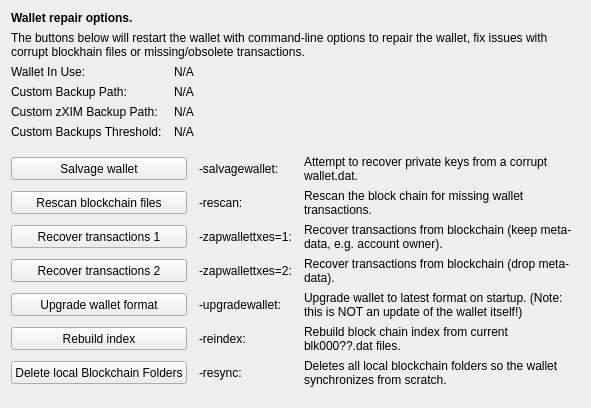
     <widget class="QWidget" name="tab_repair">
      <attribute name="title">
       <string>&amp;Wallet Repair</string>
      </attribute>
      <layout class="QGridLayout" name="gridLayout_4" columnstretch="0,0,0,0">
       <property name="horizontalSpacing">
        <number>12</number>
       </property>
       <item row="0" column="0" colspan="4">
        <widget class="QLabel" name="label_repair_header">
         <property name="font">
          <font>
           <weight>75</weight>
           <bold>true</bold>
          </font>
         </property>
         <property name="text">
          <string>Wallet repair options.</string>
         </property>
        </widget>
       </item>
       <item row="1" column="0" colspan="4">
        <widget class="QLabel" name="label_repair_helptext">
         <property name="font">
          <font>
           <weight>50</weight>
           <bold>false</bold>
          </font>
         </property>
         <property name="text">
          <string>The buttons below will restart the wallet with command-line options to repair the wallet, fix issues with corrupt blockhain files or missing/obsolete transactions.</string>
         </property>
         <property name="wordWrap">
          <bool>true</bool>
         </property>
        </widget>
       </item>
       <item row="2" column="0">
        <widget class="QLabel" name="wallet_path_label">
         <property name="text">
          <string>Wallet In Use:</string>
         </property>
        </widget>
       </item>
       <item row="2" column="1" colspan="3">
        <widget class="QLabel" name="wallet_path">
         <property name="cursor">
          <cursorShape>IBeamCursor</cursorShape>
         </property>
         <property name="text">
          <string>N/A</string>
         </property>
         <property name="textFormat">
          <enum>Qt::PlainText</enum>
         </property>
         <property name="textInteractionFlags">
          <set>Qt::LinksAccessibleByMouse|Qt::TextSelectableByKeyboard|Qt::TextSelectableByMouse</set>
         </property>
        </widget>
       </item>
       <item row="3" column="0">
        <widget class="QLabel" name="wallet_custombackuppath_label">
         <property name="text">
          <string>Custom Backup Path:</string>
         </property>
         <property name="visible">
          <bool>false</bool>
         </property>
        </widget>
       </item>
       <item row="3" column="1" colspan="3">
        <widget class="QLabel" name="wallet_custombackuppath">
         <property name="cursor">
          <cursorShape>IBeamCursor</cursorShape>
         </property>
         <property name="text">
          <string>N/A</string>
         </property>
         <property name="textFormat">
          <enum>Qt::PlainText</enum>
         </property>
         <property name="textInteractionFlags">
          <set>Qt::LinksAccessibleByMouse|Qt::TextSelectableByKeyboard|Qt::TextSelectableByMouse</set>
         </property>
         <property name="visible">
          <bool>false</bool>
         </property>
        </widget>
       </item>
       <item row="4" column="0">
        <widget class="QLabel" name="wallet_customzpivbackuppath_label">
         <property name="text">
          <string>Custom zXIM Backup Path:</string>
         </property>
         <property name="visible">
          <bool>false</bool>
         </property>
        </widget>
       </item>
       <item row="4" column="1" colspan="3">
        <widget class="QLabel" name="wallet_customzpivbackuppath">
         <property name="cursor">
          <cursorShape>IBeamCursor</cursorShape>
         </property>
         <property name="text">
          <string>N/A</string>
         </property>
         <property name="textFormat">
          <enum>Qt::PlainText</enum>
         </property>
         <property name="textInteractionFlags">
          <set>Qt::LinksAccessibleByMouse|Qt::TextSelectableByKeyboard|Qt::TextSelectableByMouse</set>
         </property>
         <property name="visible">
          <bool>false</bool>
         </property>
        </widget>
       </item>
       <item row="5" column="0">
        <widget class="QLabel" name="wallet_custombackupthreshold_label">
         <property name="text">
          <string>Custom Backups Threshold:</string>
         </property>
         <property name="visible">
          <bool>false</bool>
         </property>
        </widget>
       </item>
       <item row="5" column="1" colspan="3">
        <widget class="QLabel" name="wallet_custombackupthreshold">
         <property name="cursor">
          <cursorShape>IBeamCursor</cursorShape>
         </property>
         <property name="text">
          <string>N/A</string>
         </property>
         <property name="textFormat">
          <enum>Qt::PlainText</enum>
         </property>
         <property name="textInteractionFlags">
          <set>Qt::LinksAccessibleByMouse|Qt::TextSelectableByKeyboard|Qt::TextSelectableByMouse</set>
         </property>
         <property name="visible">
          <bool>false</bool>
         </property>
        </widget>
       </item>
       <item row="6" column="0">
        <spacer name="verticalSpacer_repair1">
         <property name="orientation">
          <enum>Qt::Vertical</enum>
         </property>
         <property name="sizeHint" stdset="0">
          <size>
           <width>10</width>
           <height>10</height>
          </size>
         </property>
        </spacer>
       </item>
       <item row="7" column="0" colspan="2">
        <widget class="QPushButton" name="btn_salvagewallet">
         <property name="minimumSize">
          <size>
           <width>100</width>
           <height>23</height>
          </size>
         </property>
         <property name="text">
          <string>Salvage wallet</string>
         </property>
        </widget>
       </item>
       <item row="7" column="2">
        <widget class="QLabel" name="label_repair_salvage_command">
         <property name="text">
          <string notr="true">-salvagewallet:</string>
         </property>
        </widget>
       </item>
       <item row="7" column="3">
        <widget class="QLabel" name="label_repair_salvage">
         <property name="text">
          <string>Attempt to recover private keys from a corrupt wallet.dat.</string>
         </property>
         <property name="wordWrap">
          <bool>true</bool>
         </property>
        </widget>
       </item>
       <item row="8" column="0" colspan="2">
        <widget class="QPushButton" name="btn_rescan">
         <property name="minimumSize">
          <size>
           <width>100</width>
           <height>23</height>
          </size>
         </property>
         <property name="text">
          <string>Rescan blockchain files</string>
         </property>
        </widget>
       </item>
       <item row="8" column="2">
        <widget class="QLabel" name="label_repair_rescan_command">
         <property name="text">
          <string notr="true">-rescan:</string>
         </property>
        </widget>
       </item>
       <item row="8" column="3">
        <widget class="QLabel" name="label_repair_rescan">
         <property name="text">
          <string>Rescan the block chain for missing wallet transactions.</string>
         </property>
         <property name="wordWrap">
          <bool>true</bool>
         </property>
        </widget>
       </item>
       <item row="9" column="0" colspan="2">
        <widget class="QPushButton" name="btn_zapwallettxes1">
         <property name="minimumSize">
          <size>
           <width>100</width>
           <height>23</height>
          </size>
         </property>
         <property name="text">
          <string>Recover transactions 1</string>
         </property>
        </widget>
       </item>
       <item row="9" column="2">
        <widget class="QLabel" name="label_repair_zap1_command">
         <property name="text">
          <string notr="true">-zapwallettxes=1:</string>
         </property>
        </widget>
       </item>
       <item row="9" column="3">
        <widget class="QLabel" name="label_repair_zap1">
         <property name="text">
          <string>Recover transactions from blockchain (keep meta-data, e.g. account owner).</string>
         </property>
         <property name="wordWrap">
          <bool>true</bool>
         </property>
        </widget>
       </item>
       <item row="10" column="0" colspan="2">
        <widget class="QPushButton" name="btn_zapwallettxes2">
         <property name="minimumSize">
          <size>
           <width>100</width>
           <height>23</height>
          </size>
         </property>
         <property name="text">
          <string>Recover transactions 2</string>
         </property>
        </widget>
       </item>
       <item row="10" column="2">
        <widget class="QLabel" name="label_repair_zap2_command">
         <property name="text">
          <string notr="true">-zapwallettxes=2:</string>
         </property>
        </widget>
       </item>
       <item row="10" column="3">
        <widget class="QLabel" name="label_repair_zap2">
         <property name="text">
          <string>Recover transactions from blockchain (drop meta-data).</string>
         </property>
         <property name="wordWrap">
          <bool>true</bool>
         </property>
        </widget>
       </item>
       <item row="11" column="0" colspan="2">
        <widget class="QPushButton" name="btn_upgradewallet">
         <property name="minimumSize">
          <size>
           <width>100</width>
           <height>23</height>
          </size>
         </property>
         <property name="text">
          <string>Upgrade wallet format</string>
         </property>
        </widget>
       </item>
       <item row="11" column="2">
        <widget class="QLabel" name="label_repair_upgrade_command">
         <property name="text">
          <string notr="true">-upgradewallet:</string>
         </property>
        </widget>
       </item>
       <item row="11" column="3">
        <widget class="QLabel" name="label_repair_upgrade">
         <property name="text">
          <string>Upgrade wallet to latest format on startup. (Note: this is NOT an update of the wallet itself!)</string>
         </property>
         <property name="wordWrap">
          <bool>true</bool>
         </property>
        </widget>
       </item>
       <item row="12" column="0" colspan="2">
        <widget class="QPushButton" name="btn_reindex">
         <property name="minimumSize">
          <size>
           <width>100</width>
           <height>23</height>
          </size>
         </property>
         <property name="text">
          <string>Rebuild index</string>
         </property>
        </widget>
       </item>
       <item row="12" column="2">
        <widget class="QLabel" name="label_repair_reindex_command">
         <property name="text">
          <string notr="true">-reindex:</string>
         </property>
        </widget>
       </item>
       <item row="12" column="3">
        <widget class="QLabel" name="label_repair_reindex">
         <property name="text">
          <string>Rebuild block chain index from current blk000??.dat files.</string>
         </property>
         <property name="wordWrap">
          <bool>true</bool>
         </property>
        </widget>
       </item>
       <item row="13" column="0" colspan="2">
        <widget class="QPushButton" name="btn_resync">
         <property name="minimumSize">
          <size>
           <width>100</width>
           <height>23</height>
          </size>
         </property>
         <property name="text">
          <string>Delete local Blockchain Folders</string>
         </property>
        </widget>
       </item>
       <item row="13" column="2">
        <widget class="QLabel" name="label_repair_resync_command">
         <property name="text">
          <string>-resync:</string>
         </property>
        </widget>
       </item>
       <item row="13" column="3">
        <widget class="QLabel" name="label_repair_resync">
         <property name="text">
          <string>Deletes all local blockchain folders so the wallet synchronizes from scratch.</string>
         </property>
         <property name="wordWrap">
          <bool>true</bool>
         </property>
        </widget>
       </item>
       <item row="14" column="0">
        <spacer name="verticalSpacer_repair2">
         <property name="orientation">
          <enum>Qt::Vertical</enum>
         </property>
         <property name="sizeHint" stdset="0">
          <size>
           <width>20</width>
           <height>10</height>
          </size>
         </property>
        </spacer>
       </item>
      </layout>
     </widget>
